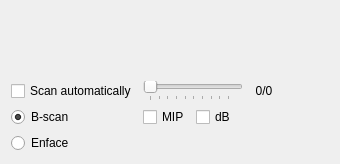
<?xml version="1.0" encoding="UTF-8"?>
<ui version="4.0">
 <class>DisplayWidget</class>
 <widget class="QWidget" name="DisplayWidget">
  <property name="geometry">
   <rect>
    <x>0</x>
    <y>0</y>
    <width>328</width>
    <height>164</height>
   </rect>
  </property>
  <layout class="QGridLayout" name="layoutVisB">
   <item row="7" column="0">
    <widget class="QRadioButton" name="radioBScan">
     <property name="toolTip">
      <string>View B-scans (X, Z projection)</string>
     </property>
     <property name="text">
      <string>B-scan</string>
     </property>
     <property name="checked">
      <bool>true</bool>
     </property>
    </widget>
   </item>
   <item row="6" column="4">
    <widget class="QLabel" name="sliceLabel">
     <property name="sizePolicy">
      <sizepolicy hsizetype="Fixed" vsizetype="Preferred">
       <horstretch>0</horstretch>
       <verstretch>0</verstretch>
      </sizepolicy>
     </property>
     <property name="minimumSize">
      <size>
       <width>80</width>
       <height>0</height>
      </size>
     </property>
     <property name="maximumSize">
      <size>
       <width>80</width>
       <height>16777215</height>
      </size>
     </property>
     <property name="text">
      <string>  0/0  </string>
     </property>
    </widget>
   </item>
   <item row="8" column="0">
    <widget class="QRadioButton" name="radioEnface">
     <property name="toolTip">
      <string>View enface C-scans (X, Y projection)</string>
     </property>
     <property name="text">
      <string>Enface</string>
     </property>
     <property name="checked">
      <bool>false</bool>
     </property>
    </widget>
   </item>
   <item row="6" column="0">
    <widget class="QCheckBox" name="checkScanThrough">
     <property name="toolTip">
      <string>Scan automatically through the volume, or select a slice with the slider</string>
     </property>
     <property name="text">
      <string>Scan automatically</string>
     </property>
     <property name="checked">
      <bool>false</bool>
     </property>
    </widget>
   </item>
   <item row="7" column="1">
    <widget class="QCheckBox" name="checkMIP">
     <property name="toolTip">
      <string>View the maximum intensity projection along the slice axis</string>
     </property>
     <property name="text">
      <string>MIP</string>
     </property>
    </widget>
   </item>
   <item row="7" column="2">
    <widget class="QCheckBox" name="checkDb">
     <property name="toolTip">
      <string>If checked, applies 20*log10 transformation</string>
     </property>
     <property name="text">
      <string>dB</string>
     </property>
     <property name="checked">
      <bool>false</bool>
     </property>
    </widget>
   </item>
   <item row="0" column="0" rowspan="4" colspan="5">
    <widget class="QWidget" name="widget3D" native="true">
     <property name="autoFillBackground">
      <bool>true</bool>
     </property>
    </widget>
   </item>
   <item row="6" column="1" colspan="3">
    <widget class="QSlider" name="sliderSlice">
     <property name="enabled">
      <bool>true</bool>
     </property>
     <property name="minimumSize">
      <size>
       <width>100</width>
       <height>0</height>
      </size>
     </property>
     <property name="toolTip">
      <string>Scan automatically through the volume, or select a slice with the slider</string>
     </property>
     <property name="minimum">
      <number>1</number>
     </property>
     <property name="orientation">
      <enum>Qt::Horizontal</enum>
     </property>
     <property name="invertedAppearance">
      <bool>false</bool>
     </property>
     <property name="tickPosition">
      <enum>QSlider::TicksBelow</enum>
     </property>
    </widget>
   </item>
  </layout>
 </widget>
 <resources/>
 <connections/>
</ui>
